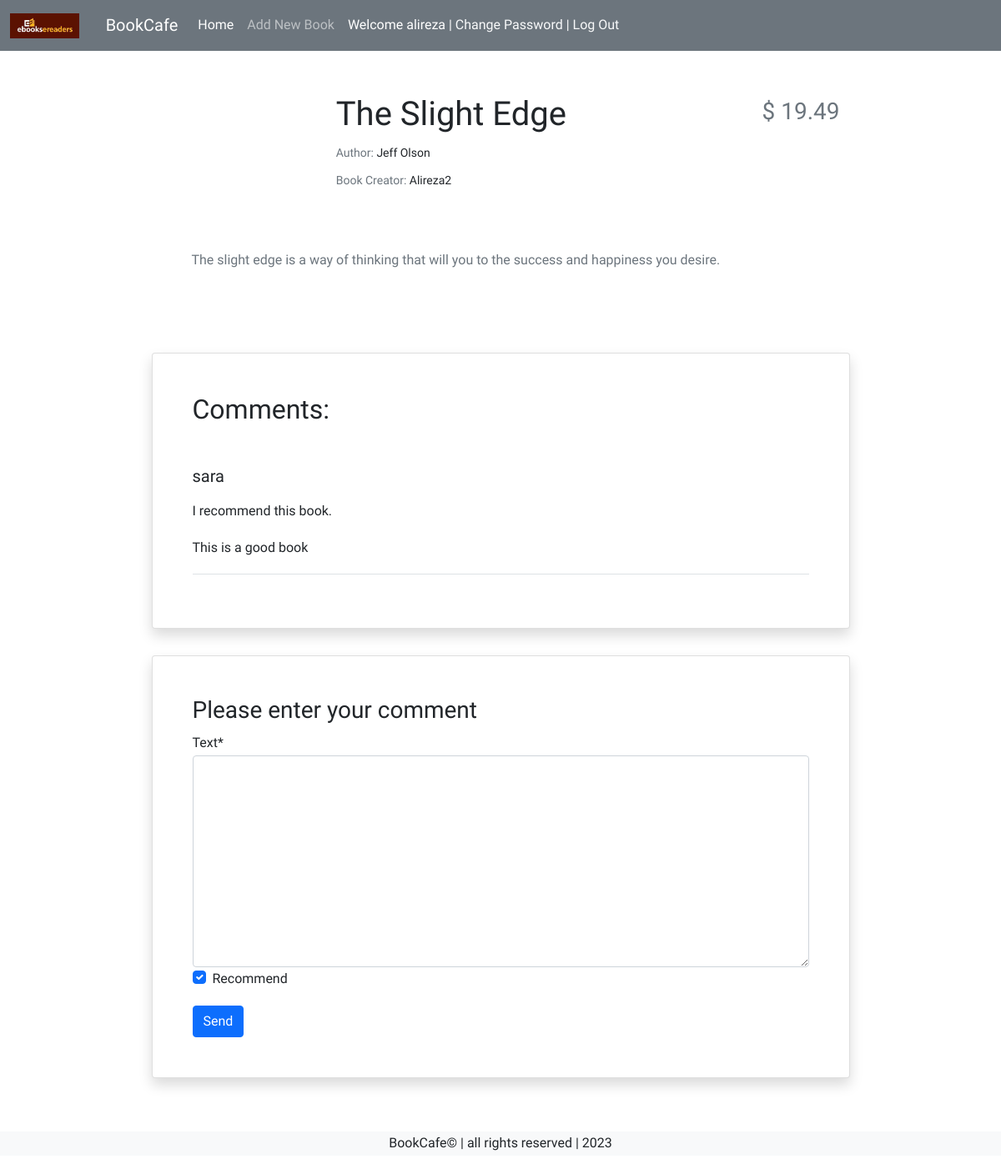
Page /books/5/ (signed in) on the earlier database version.
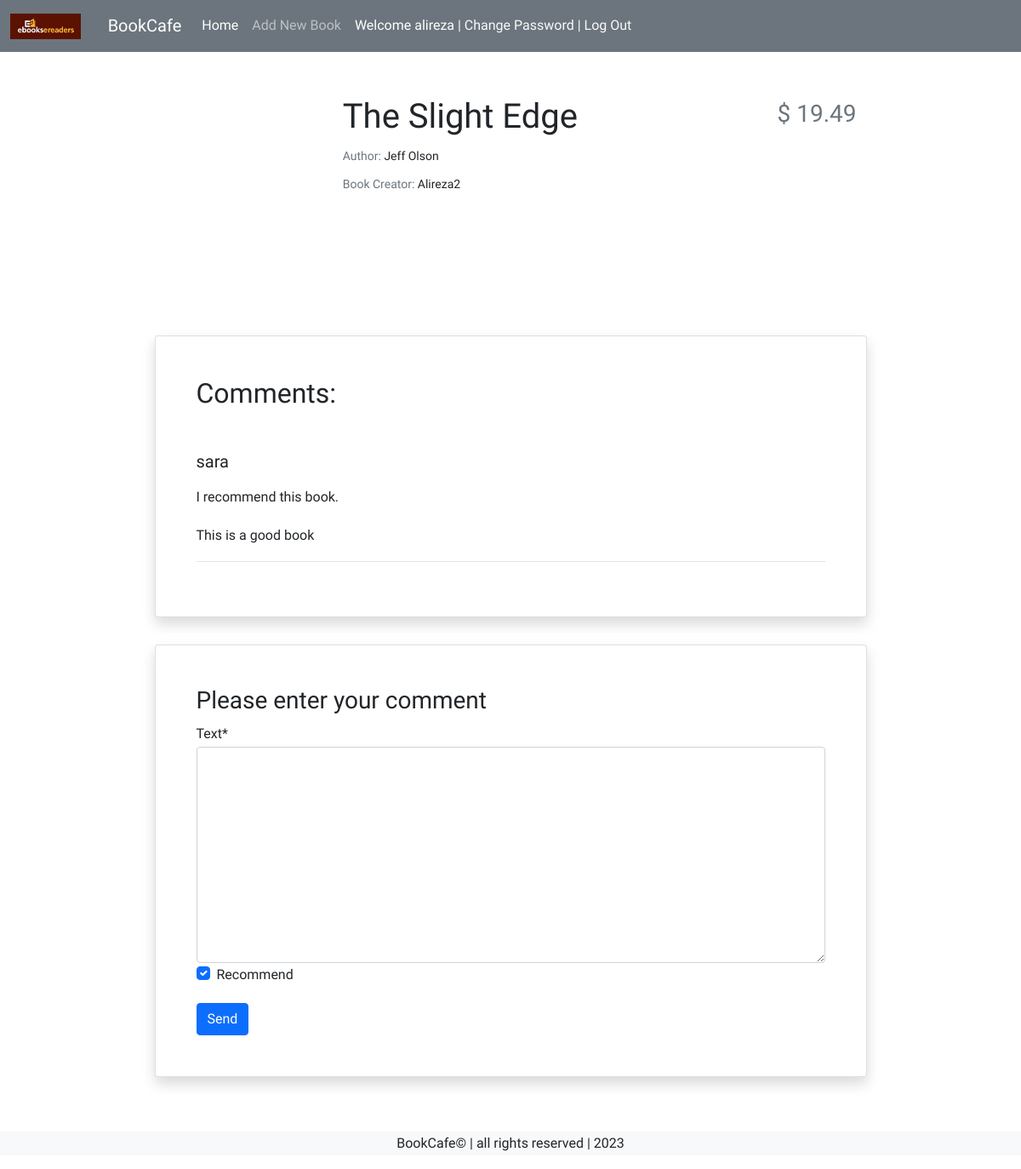
Same page on the later database version.
### books/models.py (models this page shows, shortened)
class Book(models.Model):
    user = models.ForeignKey(get_user_model(), on_delete=models.CASCADE)
    title = models.CharField(max_length=200)
    author = models.CharField(max_length=200)
    description = models.TextField(blank=True)
    google_description = models.TextField(blank=True)
    price = models.DecimalField(max_digits=5, decimal_places=2)
    cover = models.ImageField(verbose_name='Book Cover Image', upload_to='covers/', blank=True)
    google_cover = models.TextField(blank=True)

### accounts/models.py (models this page shows)
class CustomUser(AbstractUser):
    age = models.PositiveIntegerField(null=True, blank=True)

### books/views.py (the view)
# urls.py: path('<int:pk>/', book_detail_view, name='book_detail'),
@login_required
def book_detail_view(request, pk):
    book = get_object_or_404(Book, pk=pk)
    book_comments = book.comments.all()
    if request.method == 'POST':
        comment_form = CommentForm(request.POST)
        if comment_form.is_valid():
            new_comment = comment_form.save(commit=False)
            new_comment.book = book
            new_comment.user = request.user
            new_comment.save()
            comment_form = CommentForm()  # clear the form
    else:
        comment_form = CommentForm()
    return render(request, 'books/book_detail.html', {
        'book': book,
        'comments': book_comments,
        'comment_form': comment_form,
    })

### books/forms.py
class CommentForm(forms.ModelForm):
    class Meta:
        model = Comment
        fields = ('text', 'recommend')

### books/templates/books/book_detail.html (shortened to what this page needs)
{% extends '_base.html' %}
{% load crispy_forms_tags %}
{% block content %}
<div class="container mt-5">
  <div class="">
      <div class="">
          <div class="d-flex justify-content-center">
              <div class="row w-sm-75 w-100">
                  <div class="col-xs-12 col-md-3 d-flex justify-content-center">
                  </div>
                  <div class="col-xs-12 col-md-6 text-left text-md mt-md-1 mt-4">
                      <h1>{{ book.title|capfirst }}</h1>
                      <h5 class="small my-1"><span class="text-muted">Author: </span>{{ book.author }}</h5>
                      <h5 class="small my-1"><span class="text-muted">Book Creator: </span>{{ book.user.username }}</h5>
                  </div>
                  <div class="col-xs-12 col-md-3 d-flex flex-column">
                      <h3 class="align-self-center pt-2 text-muted align-self-md-end">
                          $ {{ book.price }}
                      </h3>
                  </div>
              </div>
          </div>
          <div class="d-flex justify-content-center">
              <div class="my-3 p-5 w-sm-75 w-100">
                  {% if book.description %}
                  <span class="text-muted">{{ book.description|linebreaks }}</span>
                  {% else %}
                  <span class="text-muted">{{ book.google_description|linebreaks }}</span>
                  {% endif %}
              </div>
          </div>
          <div class="d-flex justify-content-center">
              <div class="card shadow my-3 p-5 w-sm-75 w-100">
                  <h2 class="mb-5">Comments:</h2>
                  {% for comment in comments %}
                    {% if comment.is_active %}
                          <div class="border-bottom mb-3">
                              <h5 class="mb-3">{{ comment.user.username }}</h5>
                                {% if comment.recommend %}
                                    <p>I recommend this book.</p>
                                {% else %}
                                    <p>I don't recommend this book!</p>
                                {% endif %}
                              <p>{{ comment.text|linebreaks }}</p>
                          </div>
                    {% endif %}
                  {% endfor %}
              </div>
          </div>
          <div class="d-flex justify-content-center">
              <div class="card shadow my-3 p-5 w-sm-75 w-100">
                  <h3>Please enter your comment</h3>
                  <form method="POST">
                        {{ comment_form|crispy }}
                      <button type="submit" class="btn btn-primary mt-3">Send</button>
                  </form>
              </div>
          </div>
      </div>
  </div>
</div>
{% endblock %}

Differences in the rows shown:
changed Book "The Slight Edge": description "The slight edge is a way of thinking that will you to the success and happiness you desire." → (not shown)
